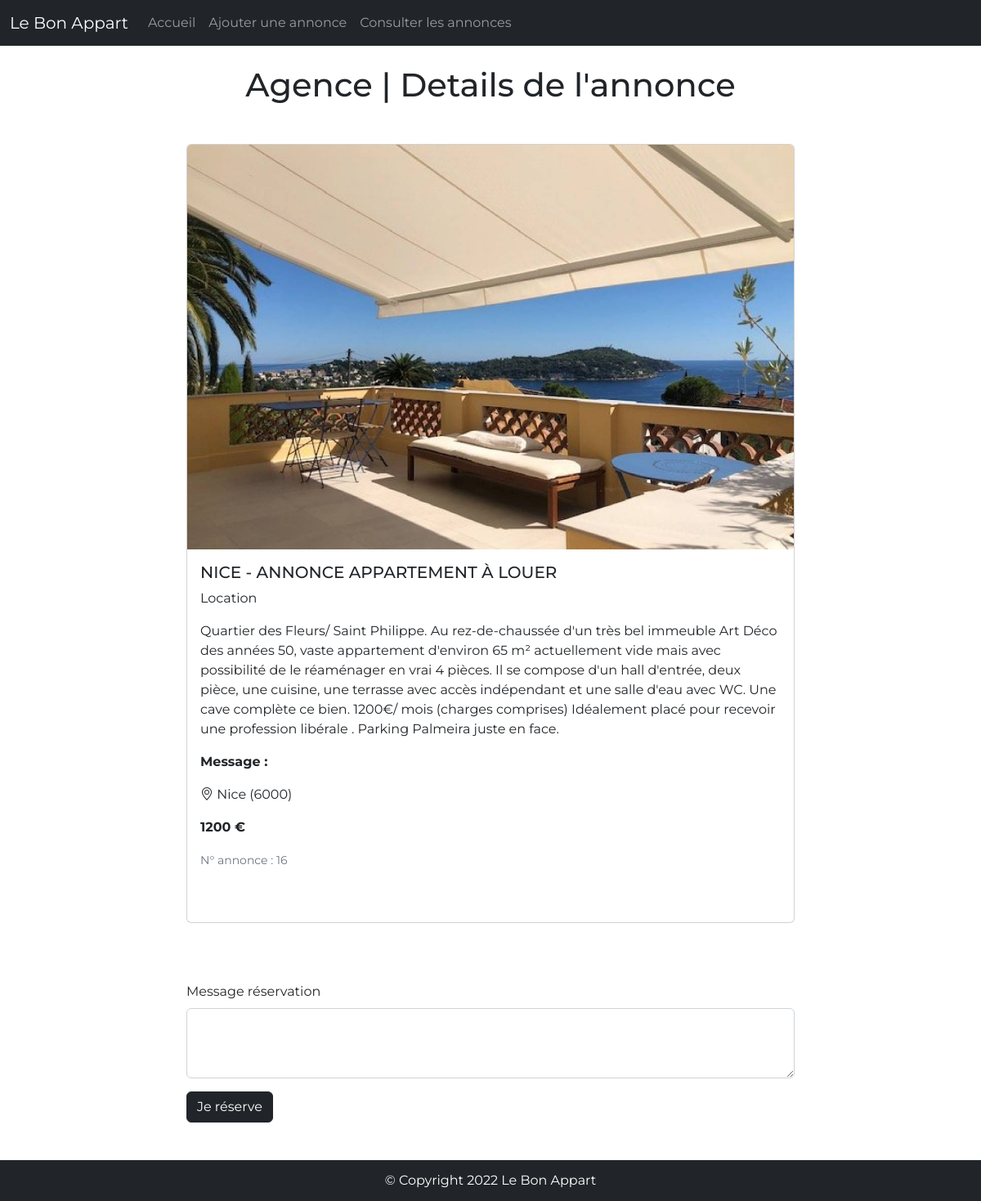
The app's page /annonce_details.php?id=16 with its own data.
### tables this page shows
CREATE TABLE `advert` (
  `id` int(3) NOT NULL,
  `title` varchar(100) NOT NULL,
  `description` text NOT NULL,
  `postal_code` int(5) UNSIGNED ZEROFILL NOT NULL,
  `city` varchar(100) NOT NULL,
  `type` enum('Location','Vente') NOT NULL,
  `price` int(11) NOT NULL,
  `reservation_message` text
);

### annonce_details.php (the view, shortened to what this page needs)
<?php
require_once './inc/head_inc.php';
if (isset($_GET['id'])) {
    $reqProd = $connect->query("SELECT * FROM advert WHERE id = '$_GET[id]'");
    $annonce = $reqProd->fetch(PDO::FETCH_ASSOC);
}
?>
</head>
<?php
require_once './inc/header_inc.php';
?>
<body>
    <h1 class="text-center mt-4 mb-5">Agence | Details de l'annonce</h1>
    <div class="container mb-5 mt-4 d-flex flex-column align-items-center">
        <div class="col-8">
            <div class="card mb-5">
                <img src="./img/default-img.jpeg" class="card-img-top" alt="...">
                <div class="card-body mb-5">
                    <h5 class="card-title"><?php echo $annonce['title']; ?></h5>
                    <p class="card-text"><?php echo $annonce['type']; ?></p>
                    <p class="card-text"><?php echo $annonce['description']; ?></p>
                    <p class="card-text"><strong>Message : </strong><?php echo $annonce['reservation_message']; ?></p>
                    <p class="card-text"><i class="bi bi-geo-alt"></i> <?php echo $annonce['city']; ?> (<?php echo $annonce['postal_code']; ?>)</p>
                    <p class="card-text"><strong><?php echo $annonce['price']; ?> €</strong></p>
                    <p class="card-text"><small class="text-muted">N° annonce : <?php echo $annonce['id']; ?></small></p>
                </div>
            </div>
        </div>
        <div class="col-8 mt-4 mb-5">
            <form action="" method="POST">
                <div class="mb-3">
                    <label for="message" class="form-label">Message réservation</label>
                    <textarea class="form-control" id="message" name="message" rows="3"></textarea>
                </div>
                <button type="submit" name="submit" class="btn btn-dark">Je réserve</button>
            </form>
        </div>
    </div>
    <?php
    require_once './inc/footer_inc.php';
    ?>

### css/style.css (style rules this page uses)
* { margin: 0; padding: 0; }
body { font-family: 'Montserrat', sans-serif; }
.card-title { text-transform: uppercase; }

### records on screen
advert: title "NICE - ANNONCE APPARTEMENT À LOUER", type "Location", description "Quartier des Fleurs/ Saint Philippe. Au rez-de-chaussée d'un très bel immeuble Art Déco des années 50, vaste appartement d'environ 65 m² actuellement vide mais avec possibilité de le réaménager en vrai 4 pièces. Il se compose d'un hall d'entrée, deux pièce, une cuisine, une terrasse avec accès indépendant et une salle d'eau avec WC. Une cave complète ce bien. 1200€/ mois (charges comprises) Idéalement placé pour recevoir une profession libérale . Parking Palmeira juste en face.", city "Nice", postal_code "6000", price "1200", id "16"
